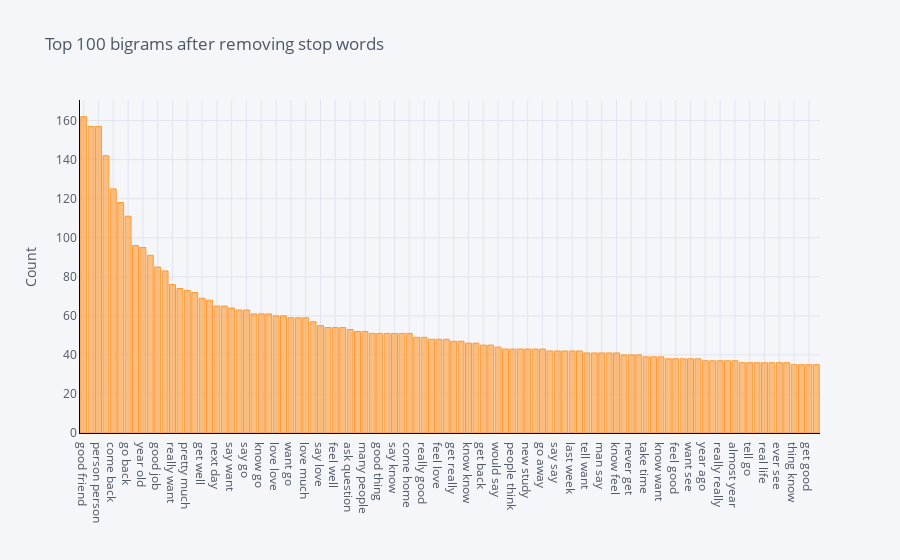

Notebook code for this chart:
### Markdown cell above
# Top 100 Bigrams on Entire Corpus

### Code cell
plot_model(plot = 'bigram')

### Figure 1 — Plotly figure (JSON) as saved in the notebook; plotly's stock layout.template omitted (floating-point values rounded to 4 significant figures)
{"data": [{"marker": {"color": "rgba(255, 153, 51, 0.6)", "line": {"color": "rgba(255, 153, 51, 1.0)", "width": 1}}, "name": "count", "orientation": "v", "text": "", "type": "bar", "x": ["good friend", "first time", "person person", "make feel", "come back", "last year", "go back", "fall love", "year old", "want know", "good job", "thank much", "really want", "long time", "pretty much", "let go", "get well", "keep go", "next day", "take care", "say want", "would like", "say go", "think would", "know go", "make sure", "love love", "feel free", "want go", "make happy", "love much", "feel bad", "say love", "great job", "feel well", "wish could", "ask question", "go home", "many people", "even know", "good thing", "need help", "say know", "let know", "come home", "never really", "really good", "go go", "feel love", "old man", "get really", "first day", "know know", "want make", "get back", "try make", "would say", "really need", "people think", "feel way", "new study", "much love", "go away", "last time", "say say", "hard time", "last week", "would make", "tell want", "want talk", "man say", "love know", "know feel", "next year", "never get", "ask away", "take time", "know love", "know want", "love life", "feel good", "spend time", "want see", "thing get", "year ago", "say get", "really really", "thing go", "almost year", "know get", "tell go", "still love", "real life", "would love", "ever see", "really love", "thing know", "way go", "get good", "bad thing"], "y": [162, 157, 157, 142, 125, 118, 111, 96, 95, 91, 85, 83, 76, 74, 73, 72, 69, 68, 65, 65, 64, 63, 63, 61, 61, 61, 60, 60, 59, 59, 59, 57, 55, 54, 54, 54, 53, 52, 52, 51, 51, 51, 51, 51, 51, 49, 49, 48, 48, 48, 47, 47, 46, 46, 45, 45, 44, 43, 43, 43, 43, 43, 43, 42, 42, 42, 42, 42, 41, 41, 41, 41, 41, 40, 40, 40, 39, 39, 39, 38, 38, 38, 38, 38, 37, 37, 37, 37, 37, 36, 36, 36, 36, 36, 36, 36, 35, 35, 35, 35]}], "layout": {"legend": {"bgcolor": "#F5F6F9", "font": {"color": "#4D5663"}}, "paper_bgcolor": "#F5F6F9", "plot_bgcolor": "#F5F6F9", "title": {"font": {"color": "#4D5663"}, "text": "Top 100 bigrams after removing stop words"}, "xaxis": {"gridcolor": "#E1E5ED", "linecolor": "black", "showgrid": true, "tickfont": {"color": "#4D5663"}, "title": {"font": {"color": "#4D5663"}, "text": ""}, "zerolinecolor": "#E1E5ED"}, "yaxis": {"gridcolor": "#E1E5ED", "linecolor": "black", "showgrid": true, "tickfont": {"color": "#4D5663"}, "title": {"font": {"color": "#4D5663"}, "text": "Count"}, "zerolinecolor": "#E1E5ED"}}}
